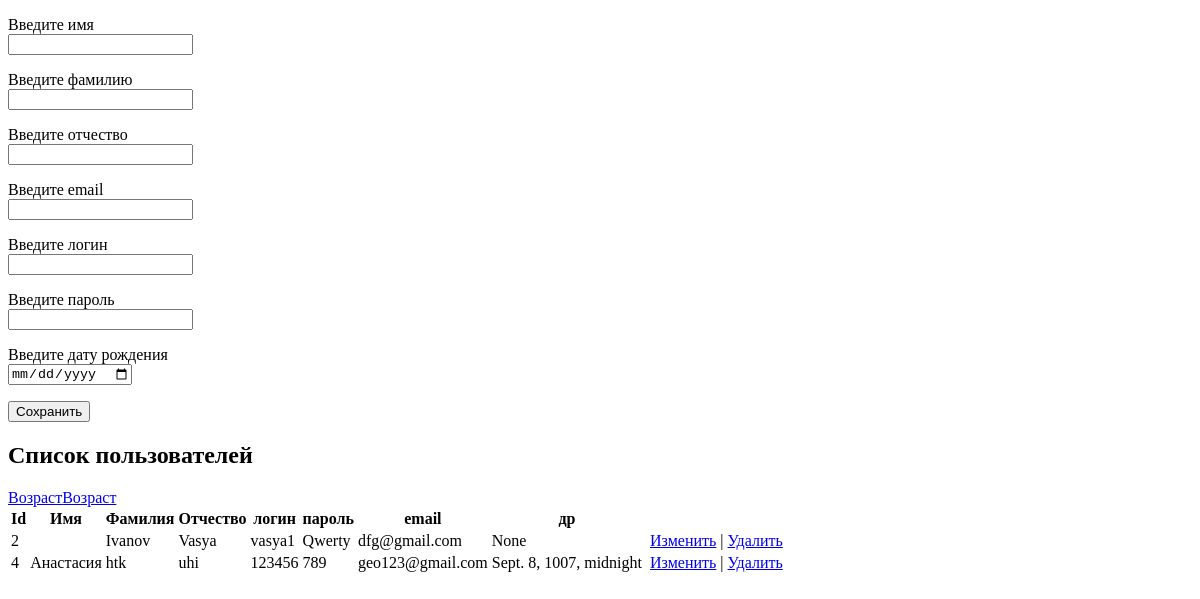
The app's page /, older data.
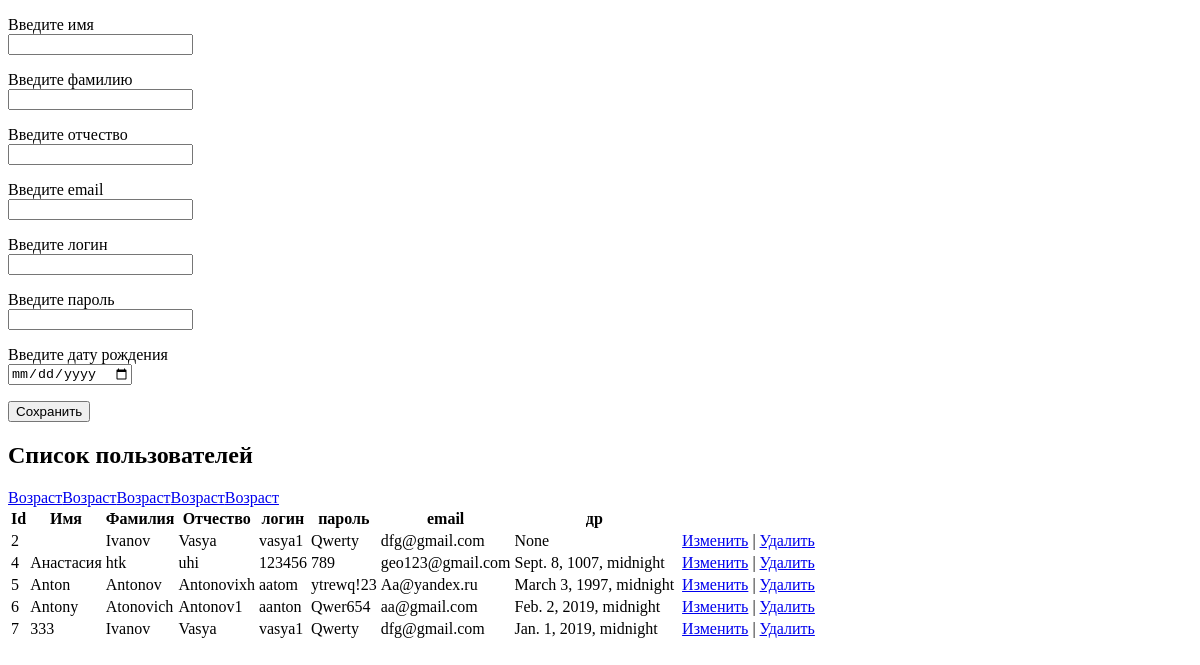
The same page, newer data.
### user1/models.py (models this page shows)
class User1(models.Model):
    email=models.EmailField(max_length=200)
    login=models.CharField(max_length=200,null=True)
    password=models.CharField(max_length=200)
    created_at=models.DateTimeField(auto_now_add=True)
    updated_at=models.DateTimeField(auto_now_add=True)
    fname=models.CharField(max_length=200)
    lname=models.CharField(max_length=200)
    name=models.CharField(max_length=200)
    bdate=models.DateTimeField(max_length=200,null=True)
    is_blocked=models.BooleanField(max_length=200,default=False)
    auth_key=models.CharField(max_length=20,default='123456')
    age=models.IntegerField(max_length=20,null=True)
    initials=models.CharField(max_length=50,null=True)

### user1/views.py (the view)
# urls.py: path('', views.index,name='index'),
def index(request):
    people = User1.objects.all()
    return render(request, "index.html", {"people": people})

### user1/templates/index.html (shortened to what this page needs)
<!DOCTYPE html>
<html>
<head>
</head>
<body class="container">
    <form method="POST" action="create/">
        <p>
            <label>Введите имя</label><br>
            <input type="text" name="name" value="{{person.name}}" />
        </p>
		<p>
			<label>Введите фамилию</label><br>
            <input type="text" name="lname" value="{{person.lname}}" />
			</p>
			<p>
			<label>Введите отчество</label><br>
            <input type="text" name="fname" value="{{person.fname}}" />
        </p>
        <p>
            <label>Введите email</label><br>
            <input type="text" name="email" value="{{person.email}}" />
			 </p>
			 <p>
			<label>Введите логин</label><br>
            <input type="text" name="login" value="{{person.login}}" />
        </p>
			<p>
			<label>Введите пароль</label><br>
            <input type="password" name="password" value="{{person.password}}" />
			 </p>
			<p>
			<label>Введите дату рождения</label><br>
            <input type="date" name="bdate" value="{{person.bdate}}" />
			</p>
			<input type="submit" value="Сохранить" >
    </form>
    {% if people.count > 0 %}
    <h2>Список пользователей</h2>
    <table>
        <thead><th>Id</th><th>Имя</th><th>Фамилия</th><th>Отчество</th><th>логин</th><th>пароль</th><th>email</th><th>др</th></thead>
        {% for person in people %}
        <tr>
            <td>{{ person.id }}</td>
            <td>{{ person.name }}</td>
			<td>{{ person.lname }}</td>
			<td>{{ person.fname }}</td>
			<td>{{ person.login }}</td>
			<td>{{ person.password }}</td>
            <td>{{ person.email }}</td>
			<td>{{ person.bdate }}</td>
			<td> {{ years }} </td>
            <td><a href="edit/{{person.id}}">Изменить</a> | <a href="delete/{{person.id}}">Удалить</a></td><a href="calc_age/{{person.id}}">Возраст</a></td>
        </tr>
        {% endfor %}
    </table>
    {% endif %}
</body>
</html>

Row changes from the older to the newer data that the page shows:
added User1: id "5", name "Anton", lname "Antonov", fname "Antonovixh", login "aatom", password "ytrewq!23", email "Aa@yandex.ru", bdate "March 3, 1997, midnight"
added User1: id "6", name "Antony", lname "Atonovich", fname "Antonov1", login "aanton", password "Qwer654", email "aa@gmail.com", bdate "Feb. 2, 2019, midnight"
added User1: id "7", name "333", lname "Ivanov", fname "Vasya", login "vasya1", password "Qwerty", email "dfg@gmail.com", bdate "Jan. 1, 2019, midnight"
